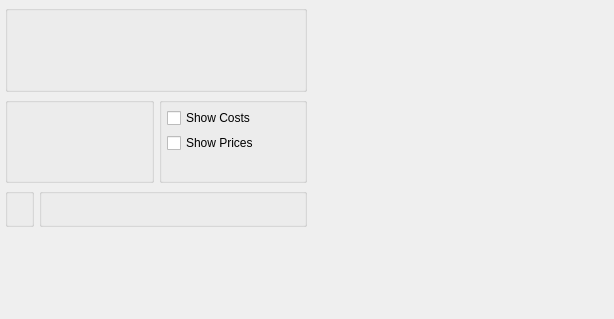
<?xml version="1.0" encoding="UTF-8"?>
<ui version="4.0">
 <comment>This file is part of the xTuple ERP: PostBooks Edition, a free and
open source Enterprise Resource Planning software suite,
Copyright (c) 1999-2010 by OpenMFG LLC, d/b/a xTuple.
It is licensed to you under the Common Public Attribution License
version 1.0, the full text of which (including xTuple-specific Exhibits)
is available at www.xtuple.com/CPAL.  By using this software, you agree
to be bound by its terms.</comment>
 <class>dspSalesHistoryByShipTo</class>
 <widget class="QWidget" name="dspSalesHistoryByShipTo">
  <property name="geometry">
   <rect>
    <x>0</x>
    <y>0</y>
    <width>614</width>
    <height>319</height>
   </rect>
  </property>
  <property name="windowTitle">
   <string>Sales History by Ship-To</string>
  </property>
  <layout class="QHBoxLayout" name="horizontalLayout_6">
   <item>
    <layout class="QVBoxLayout" name="verticalLayout_5">
     <item>
      <layout class="QHBoxLayout" name="horizontalLayout_4">
       <item>
        <widget class="QGroupBox" name="_custGroup">
         <property name="title">
          <string/>
         </property>
         <layout class="QGridLayout" name="gridLayout">
          <item row="0" column="0">
           <layout class="QHBoxLayout" name="horizontalLayout_2">
            <item>
             <layout class="QHBoxLayout" name="horizontalLayout">
              <item>
               <layout class="QVBoxLayout" name="verticalLayout_3">
                <item>
                 <widget class="CustCluster" name="_cust"/>
                </item>
                <item>
                 <spacer name="verticalSpacer">
                  <property name="orientation">
                   <enum>Qt::Vertical</enum>
                  </property>
                  <property name="sizeHint" stdset="0">
                   <size>
                    <width>20</width>
                    <height>0</height>
                   </size>
                  </property>
                 </spacer>
                </item>
               </layout>
              </item>
              <item>
               <layout class="QVBoxLayout" name="verticalLayout_4">
                <item>
                 <widget class="ShiptoCluster" name="_shipTo"/>
                </item>
                <item>
                 <spacer name="verticalSpacer_2">
                  <property name="orientation">
                   <enum>Qt::Vertical</enum>
                  </property>
                  <property name="sizeHint" stdset="0">
                   <size>
                    <width>20</width>
                    <height>0</height>
                   </size>
                  </property>
                 </spacer>
                </item>
               </layout>
              </item>
             </layout>
            </item>
            <item>
             <spacer name="horizontalSpacer">
              <property name="orientation">
               <enum>Qt::Horizontal</enum>
              </property>
              <property name="sizeHint" stdset="0">
               <size>
                <width>0</width>
                <height>20</height>
               </size>
              </property>
             </spacer>
            </item>
           </layout>
          </item>
         </layout>
        </widget>
       </item>
      </layout>
     </item>
     <item>
      <layout class="QHBoxLayout" name="horizontalLayout_5">
       <item>
        <widget class="ParameterGroup" name="_productCategory">
         <property name="title">
          <string/>
         </property>
         <property name="fixedSize">
          <bool>false</bool>
         </property>
        </widget>
       </item>
       <item>
        <widget class="QGroupBox" name="_costGroup">
         <property name="title">
          <string/>
         </property>
         <layout class="QGridLayout" name="gridLayout_3">
          <item row="0" column="0">
           <layout class="QVBoxLayout" name="verticalLayout_2">
            <item>
             <layout class="QVBoxLayout" name="verticalLayout">
              <item>
               <widget class="XCheckBox" name="_showCosts">
                <property name="text">
                 <string>Show Costs</string>
                </property>
               </widget>
              </item>
              <item>
               <widget class="XCheckBox" name="_showPrices">
                <property name="text">
                 <string>Show Prices</string>
                </property>
               </widget>
              </item>
             </layout>
            </item>
            <item>
             <spacer>
              <property name="orientation">
               <enum>Qt::Vertical</enum>
              </property>
              <property name="sizeType">
               <enum>QSizePolicy::Expanding</enum>
              </property>
              <property name="sizeHint" stdset="0">
               <size>
                <width>20</width>
                <height>0</height>
               </size>
              </property>
             </spacer>
            </item>
           </layout>
          </item>
         </layout>
        </widget>
       </item>
      </layout>
     </item>
     <item>
      <layout class="QHBoxLayout" name="horizontalLayout_3">
       <item>
        <widget class="WarehouseGroup" name="_warehouse">
         <property name="title">
          <string/>
         </property>
         <property name="fixedSize">
          <bool>false</bool>
         </property>
        </widget>
       </item>
       <item>
        <widget class="QGroupBox" name="_dateGroup">
         <property name="title">
          <string/>
         </property>
         <layout class="QGridLayout" name="gridLayout_2">
          <item row="0" column="1">
           <widget class="DateCluster" name="_dates"/>
          </item>
          <item row="0" column="2">
           <spacer name="horizontalSpacer_2">
            <property name="orientation">
             <enum>Qt::Horizontal</enum>
            </property>
            <property name="sizeHint" stdset="0">
             <size>
              <width>0</width>
              <height>20</height>
             </size>
            </property>
           </spacer>
          </item>
         </layout>
        </widget>
       </item>
      </layout>
     </item>
     <item>
      <spacer name="verticalSpacer_3">
       <property name="orientation">
        <enum>Qt::Vertical</enum>
       </property>
       <property name="sizeHint" stdset="0">
        <size>
         <width>20</width>
         <height>0</height>
        </size>
       </property>
      </spacer>
     </item>
    </layout>
   </item>
   <item>
    <spacer>
     <property name="orientation">
      <enum>Qt::Horizontal</enum>
     </property>
     <property name="sizeType">
      <enum>QSizePolicy::Expanding</enum>
     </property>
     <property name="sizeHint" stdset="0">
      <size>
       <width>1</width>
       <height>17</height>
      </size>
     </property>
    </spacer>
   </item>
  </layout>
 </widget>
 <layoutdefault spacing="5" margin="5"/>
 <pixmapfunction>qPixmapFromMimeSource</pixmapfunction>
 <customwidgets>
  <customwidget>
   <class>CustCluster</class>
   <extends>QWidget</extends>
   <header>custcluster.h</header>
  </customwidget>
  <customwidget>
   <class>DateCluster</class>
   <extends>QWidget</extends>
   <header>datecluster.h</header>
  </customwidget>
  <customwidget>
   <class>ParameterGroup</class>
   <extends>QGroupBox</extends>
   <header>parametergroup.h</header>
  </customwidget>
  <customwidget>
   <class>ShiptoCluster</class>
   <extends>QWidget</extends>
   <header>shiptocluster.h</header>
  </customwidget>
  <customwidget>
   <class>WarehouseGroup</class>
   <extends>QGroupBox</extends>
   <header>warehousegroup.h</header>
  </customwidget>
  <customwidget>
   <class>XCheckBox</class>
   <extends>QCheckBox</extends>
   <header>xcheckbox.h</header>
  </customwidget>
 </customwidgets>
 <tabstops>
  <tabstop>_cust</tabstop>
  <tabstop>_productCategory</tabstop>
  <tabstop>_showCosts</tabstop>
  <tabstop>_showPrices</tabstop>
 </tabstops>
 <resources/>
 <connections>
  <connection>
   <sender>_cust</sender>
   <signal>newId(int)</signal>
   <receiver>_shipTo</receiver>
   <slot>setCustid(int)</slot>
   <hints>
    <hint type="sourcelabel">
     <x>20</x>
     <y>20</y>
    </hint>
    <hint type="destinationlabel">
     <x>20</x>
     <y>20</y>
    </hint>
   </hints>
  </connection>
 </connections>
</ui>
